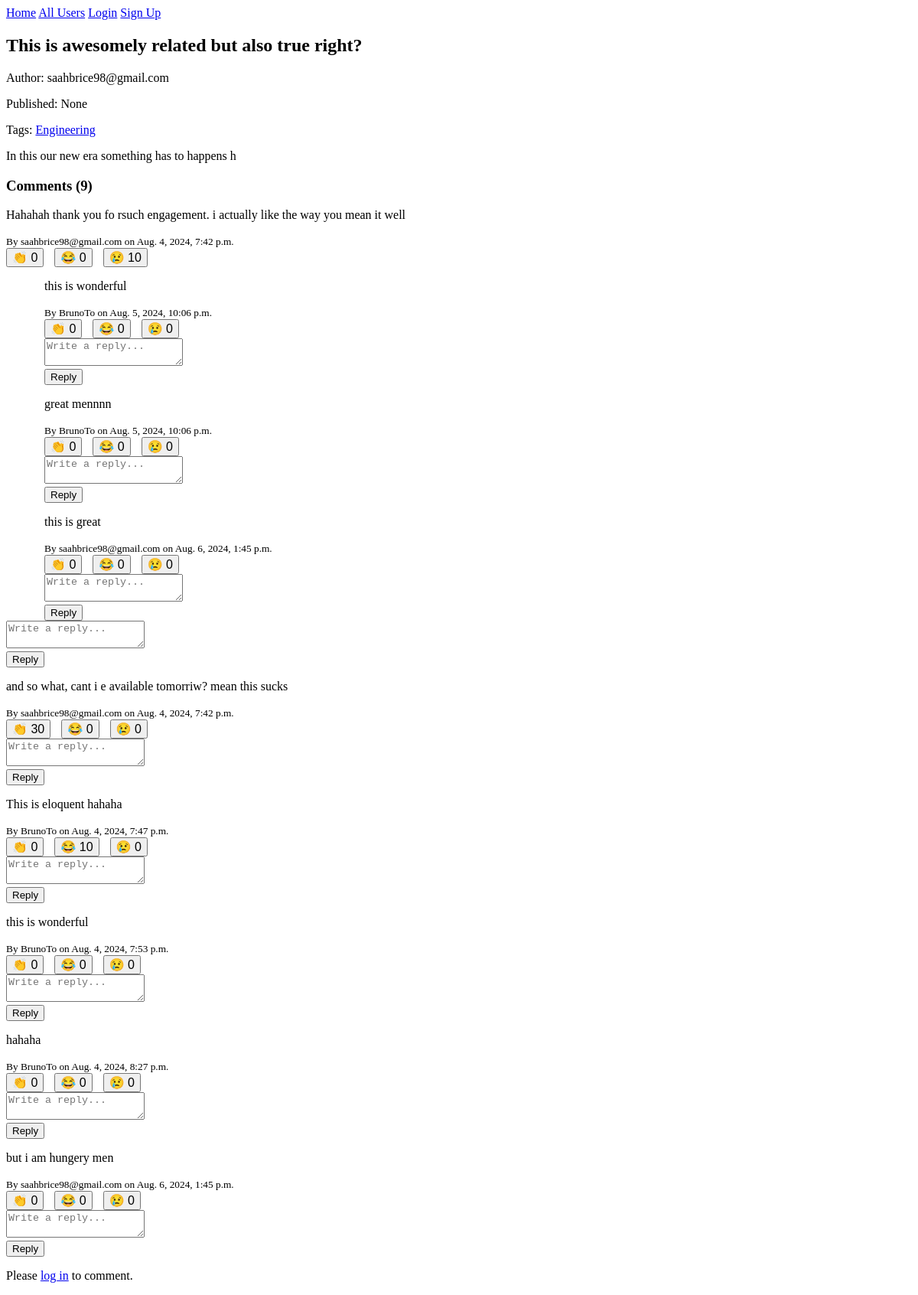
/articles/1/, run on the app's committed database.
### articles/models.py (models this page shows, shortened)
class Article(models.Model):
    title = models.CharField(max_length=200)
    content = models.TextField()
    author = models.ForeignKey(settings.AUTH_USER_MODEL, on_delete=models.CASCADE)
    created_at = models.DateTimeField(auto_now_add=True)
    updated_at = models.DateTimeField(auto_now=True)
    published_at = models.DateTimeField(null=True, blank=True)
    status = models.CharField(max_length=10, choices=[('draft', 'Draft'), ('published', 'Published')], default='draft')
    language = models.CharField(max_length=2, choices=[('EN', 'English'), ('FR', 'French')])
    tags = TaggableManager()
    bookmarks = models.ManyToManyField(settings.AUTH_USER_MODEL, related_name='bookmarked_articles', blank=True)
    @property
    def comment_count(self):
        return self.comments.count()

class Comment(models.Model):
    article = models.ForeignKey(Article, on_delete=models.CASCADE, related_name='comments')
    author = models.ForeignKey(settings.AUTH_USER_MODEL, on_delete=models.CASCADE)
    content = models.TextField()
    created_at = models.DateTimeField(auto_now_add=True)
    parent = models.ForeignKey('self', null=True, blank=True, on_delete=models.CASCADE, related_name='replies')
    mentioned_users = models.ManyToManyField(settings.AUTH_USER_MODEL, through='Mention', related_name='mentioned_in')
    @property
    def clap_count(self):
        return self.reactions.filter(reaction_type='clap').aggregate(total=models.Sum('count'))['total'] or 0
    @property
    def laugh_count(self):
        return self.reactions.filter(reaction_type='laugh').aggregate(total=models.Sum('count'))['total'] or 0
    @property
    def sad_count(self):
        return self.reactions.filter(reaction_type='sad').aggregate(total=models.Sum('count'))['total'] or 0

### users/models.py (models this page shows, shortened)
class User(AbstractUser):
    bio = models.TextField(max_length=500, blank=True)
    profile_picture = models.ImageField(upload_to='profile_pics/', blank=True, null=True)
    date_joined = models.DateTimeField(auto_now_add=True)
    location = models.CharField(max_length=100, blank=True)
    website = models.URLField(max_length=200, blank=True)
    following = models.ManyToManyField('self', symmetrical=False, related_name='followers')
    blocked_users = models.ManyToManyField('self', symmetrical=False, related_name='blocked_by')
    is_verified = models.BooleanField(default=False)
    is_premium = models.BooleanField(default=False)
    @property
    def is_writer(self):
        article_count = self.article_set.count()
        follower_count = self.followers.count()
        if article_count >= 12 and follower_count >= 5:
            total_reactions = sum(
                article.reactions.aggregate(total=Sum('count'))['total'] or 0
                for article in self.article_set.all()
            )
            return total_reactions >= 1000
        return False

### articles/views.py (the view, shortened to what this page needs)
# urls.py: path('<int:pk>/', ArticleDetailView.as_view(), name='article_detail'),
class ArticleDetailView(DetailView):
    model = Article
    template_name = 'articles/article_detail.html'
    context_object_name = 'article'
    def get_context_data(self, **kwargs):
        context = super().get_context_data(**kwargs)
        return context

### articles/templatetags/article_tags.py (called while the page is built)
@register.filter
def get_comment_reaction_count(Comment, reaction_type):
    return getattr(Comment, f"{reaction_type}_count")

@register.filter
def split(value, key):
    return value.split(key)

### articles/templatetags/comment_tags.py (called while the page is built)
@register.filter
def render_mentions(value):
    mention_pattern = r'@(\w+)'
    def replace_mention(match):
        username = match.group(1)
        if username == 'followers':
            return '@followers'
        user = User.objects.filter(username=username).first()
        if user:
            url = reverse('user_profile', kwargs={'username': username})
            return f'<a href="{url}">@{username}</a>'
        return f'@{username}'
    return mark_safe(re.sub(mention_pattern, replace_mention, value))

### templates/articles/article_detail.html (shortened to what this page needs)
{% extends "base.html" %}
{% load static %}
{% load article_tags %}
{% load comment_tags %}
{% block extra_css %}
<link rel="stylesheet" href="{% static 'css/reaction.css' %}">
<link rel="stylesheet" href="{% static 'css/tribute.css' %}">
{% endblock %}
{% block content %}
<h2>{{ article.title }}</h2>
<p>Author: {{ article.author.username }}
    </p>
<p>Published: {{ article.published_at }}</p>
<p>Tags: {% for tag in article.tags.all %}
    <a href="{% url 'article_by_tag' tag.slug %}">{{ tag.name }}</a>{% if not forloop.last %}, {% endif %}
{% endfor %}</p>
<div>{{ article.content }}</div>
<h3>Comments (<span id="comment-count">{{ article.comment_count }}</span>)</h3>
<div id="comments-section">
{% for comment in article.comments.all %}
    {% if not comment.parent %}
        {% include "articles/comment.html" with comment=comment %}
    {% endif %}
{% empty %}
    <p>No comments yet.</p>
{% endfor %}
</div>
{% if user.is_authenticated %}
    <button id="followAuthorBtn" data-author-id="{{ article.author.id }}">
        {% if is_following %}Unfollow{% else %}Follow{% endif %} Author
    </button>
    <button id="bookmarkBtn" data-article-id="{{ article.id }}">
        {% if is_bookmarked %}Remove Bookmark{% else %}Bookmark{% endif %}
    </button>
    <div class="reactions">
        {% for reaction_type in "clap,sad,laugh"|split:"," %}
            <div class="reaction-container">
                <button class="reaction-btn" data-type="{{ reaction_type }}" data-article-id="{{ article.id }}">
                    {% if reaction_type == "clap" %}👏
                    {% elif reaction_type == "sad" %}😢
                    {% elif reaction_type == "laugh" %}😂
                    {% endif %}
                    <span id="{{ reaction_type }}-count">{{ article|get_reaction_count:reaction_type }}</span>
                </button>
                <div class="reaction-options" style="display:none;">
                    <button class="reaction-amount" data-amount="10">+10</button>
                    <button class="reaction-amount" data-amount="50">+50</button>
                    <button class="reaction-amount" data-amount="100">+100</button>
                </div>
            </div>
        {% endfor %}
    </div>
    <h4>Add a comment</h4>
    <form method="post" action="{% url 'comment_create' article.pk %}" id="comment-form">
        {% csrf_token %}
        {{ comment_form.content }}
        <div id="mention-autocomplete"></div>
        <button type="submit">Submit Comment</button>
    </form>
{% else %}
    <p>Please <a href="{% url 'account_login' %}">log in</a> to comment.</p>
{% endif %}
{% endblock %}

### templates/articles/comment.html (shortened to what this page needs)
{% load comment_tags %}
{% load article_tags %}
<div class="comment" id="comment-{{ comment.id }}">
    <p>{{ comment.content|render_mentions }}</p>
    <small>By {{ comment.author.username }} on {{ comment.created_at }}</small>
    <div class="comment-reactions" data-comment-id="{{ comment.id }}">
        {% for reaction_type in "clap,laugh,sad"|split:"," %}
            <div class="comment-reaction-container">
                <button class="comment-reaction" data-type="{{ reaction_type }}" data-comment-id="{{ comment.id }}">
                    {% if reaction_type == "clap" %}👏
                    {% elif reaction_type == "laugh" %}😂
                    {% elif reaction_type == "sad" %}😢
                    {% endif %}
                    <span class="{{ reaction_type }}-count">{{ comment|get_comment_reaction_count:reaction_type }}</span>
                </button>
            </div>
        {% endfor %}
    </div>
    <div class="replies" style="margin-left: 50px;">
        {% for reply in comment.replies.all %}
            {% include "articles/comment.html" with comment=reply %}
        {% endfor %}
    </div>
    <form method="post" action="{% url 'add_reply' comment.id %}" class="reply-form">
        <textarea name="content" placeholder="Write a reply..." class="mention-input"></textarea>
        <button type="submit">Reply</button>
    </form>
</div>

### static/css/reaction.css (style rules this page uses)
.comment-reaction-container { display: inline-block; position: relative; margin-right: 10px; }
.comment-reaction { font-size: 16px; cursor: pointer; }

### data on the page
Article: title "This is awesomely related but also true right?", author.username "saahbrice98@gmail.com", published_at "None", content "In this our new era something has to happens h", comment_count "9"
Tag: name "Engineering"
Comment: content|render_mentions "Hahahah thank you fo rsuch engagement. i actually like the way you mean it well", author.username "saahbrice98@gmail.com", created_at "Aug. 4, 2024, 7:42 p.m.", id "0" "0" "10"
Comment: content|render_mentions "this is wonderful", author.username "BrunoTo", created_at "Aug. 5, 2024, 10:06 p.m.", id "0" "0" "0"
Comment: content|render_mentions "great mennnn", author.username "BrunoTo", created_at "Aug. 5, 2024, 10:06 p.m.", id "0" "0" "0"
Comment: content|render_mentions "this is great", author.username "saahbrice98@gmail.com", created_at "Aug. 6, 2024, 1:45 p.m.", id "0" "0" "0"
Comment: content|render_mentions "and so what, cant i e available tomorriw? mean this sucks", author.username "saahbrice98@gmail.com", created_at "Aug. 4, 2024, 7:42 p.m.", id "30" "0" "0"
Comment: content|render_mentions "This is eloquent hahaha", author.username "BrunoTo", created_at "Aug. 4, 2024, 7:47 p.m.", id "0" "10" "0"
Comment: content|render_mentions "this is wonderful", author.username "BrunoTo", created_at "Aug. 4, 2024, 7:53 p.m.", id "0" "0" "0"
Comment: content|render_mentions "hahaha", author.username "BrunoTo", created_at "Aug. 4, 2024, 8:27 p.m.", id "0" "0" "0"
Comment: content|render_mentions "but i am hungery men", author.username "saahbrice98@gmail.com", created_at "Aug. 6, 2024, 1:45 p.m.", id "0" "0" "0"
